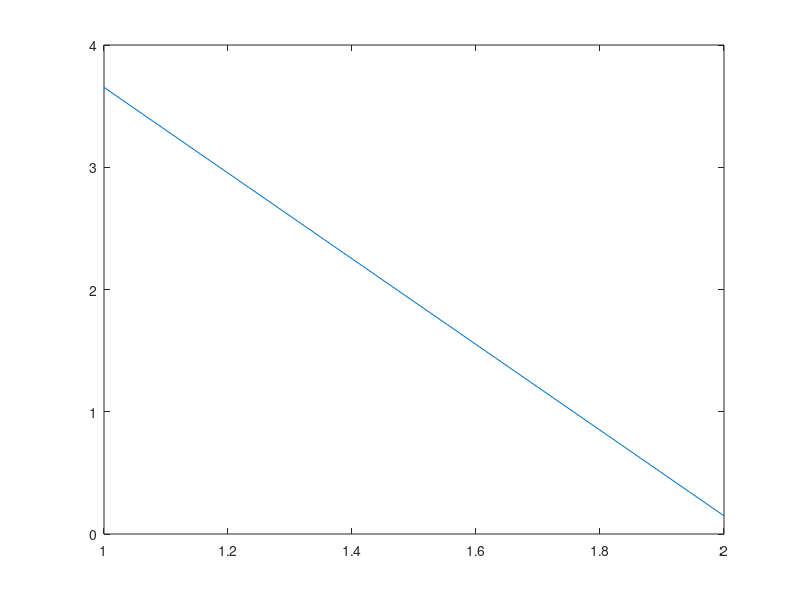

MATLAB code for this plot:
f = @(x)5*x^3 - 5*x^2 + 6*x -2;

%fplot(f,[-10,20]);
xl= -8; xu=+4;


es = 0.5;
n= 0;
xr = xl; % any intial gauss xl or xu

while (1)
  
  n=n+1;
  fxl = f(xl);
  fxu = f(xu);
  xold=xr;
  xr = ((xl*fxu)-(xu*fxl))/(fxu-fxl);
  ea = abs((xr-xold)/xr);
  er(n)=ea;
  
  if(es>ea)
    disp('ROOT :'),disp(xr);
  
    break;
  endif
  
  fr = f(xr);
  
  if(fr*fxl < 0)
    xu = xr;
  else
    xl = xr;
  endif
 
endwhile
plot(er);
